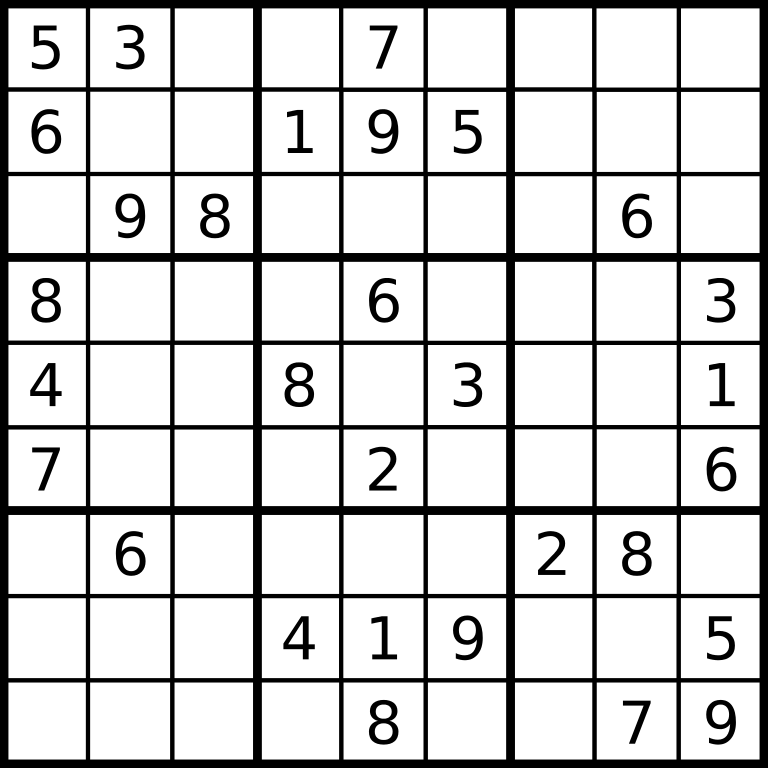
#> input picture img/test_sudokuboard.png, 768 x 768 px
$ python img_processor.py
#> lines starting #> are read from the running program, lines starting #| are printed output that depends on the picture; after the words box and inside, x2 and y2 are one past the last pixel; in counts of white or black regions, pixels touching at a corner belong together
import cv2.cv2 as cv2
import pytesseract

pytesseract.pytesseract.tesseract_cmd = r"C:\Program Files\Tesseract-OCR\tesseract.exe"
filename = 'img/test_sudokuboard.png'
img = cv2.imread(filename)
#> img is the input picture: shape (768, 768, 3); min 0, max 255, mean 209.4
print(img.shape)
#| (768, 768, 3)
#imgCropped = img[0:400, 0:200]

 # Need to convert cv2 values BGR to RGB for standard reading
gray = cv2.cvtColor(img, cv2.COLOR_BGR2GRAY)

edged = cv2.Canny(gray, 170, 200)
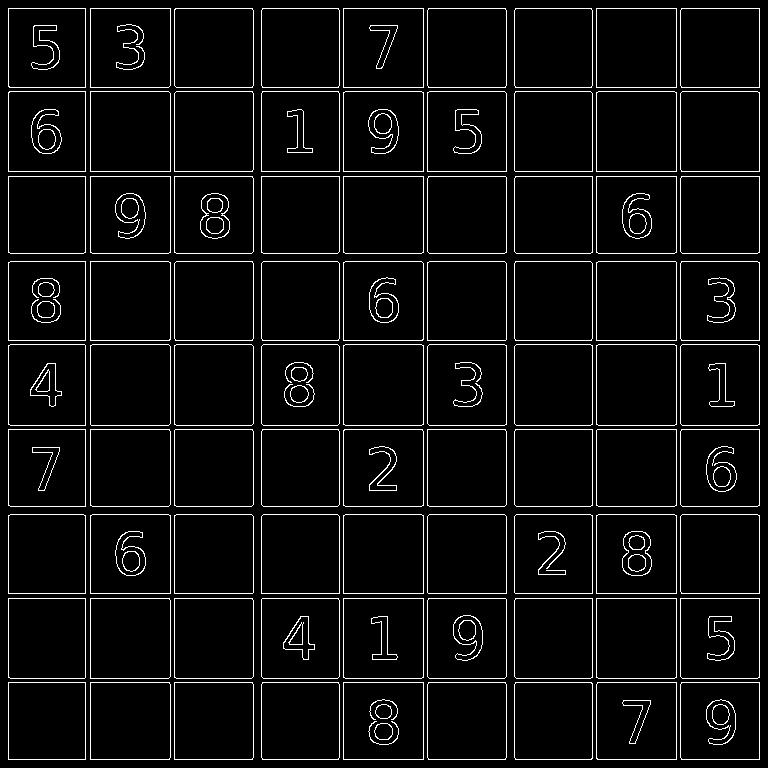
#> edged: shape (768, 768); 5.4% white in thin lines or dots
cv2.imshow("3 - Canny Edges", edged)
cv2.waitKey(0)

# Find contours based on Edges
cnts, new = cv2.findContours(edged.copy(), cv2.RETR_LIST, cv2.CHAIN_APPROX_SIMPLE)
#> cnts = 260 contours, 6 with area under 20; largest, box (x1, y1, x2, y2) and area: (596, 344, 677, 426) 6474, (343, 344, 424, 426) 6474, (90, 344, 171, 426) 6474, (90, 344, 171, 426) 6474, (596, 344, 677, 426) 6472; new = 260 rows, first 6: [1, -1, -1, -1], [2, 0, -1, -1], [3, 1, -1, -1], [4, 2, -1, -1], [5, 3, -1, -1], [6, 4, -1, -1]

# Create copy of original image to draw all contours
img1 = img.copy()
cv2.drawContours(img1, cnts, -1, (0,255,0), 3)
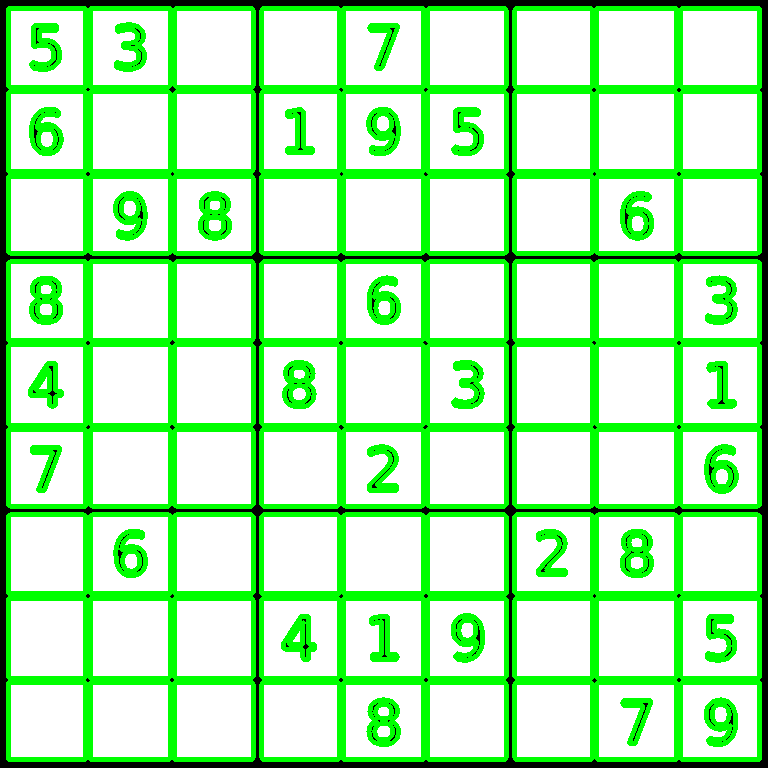
#> img1: shape (768, 768, 3); mean B, G, R 177.9, 241.8, 177.9
cv2.imshow("4- All Contours", img1)
cv2.waitKey(0)

#sort contours based on their area keeping minimum required area as '30' (anything smaller than this will not be considered)
cnts=sorted(cnts, key = cv2.contourArea, reverse = True)[:30]
#> cnts = 30 contours; largest, box (x1, y1, x2, y2) and area: (596, 344, 677, 426) 6474, (343, 344, 424, 426) 6474, (90, 344, 171, 426) 6474, (90, 344, 171, 426) 6474, (596, 344, 677, 426) 6472

for c in cnts:
    peri = cv2.arcLength(c, True)
#> this loop made 30 passes
#> peri on passes 1 to 12: 319.7, 319.7, 318.5, 317.9, 317.3, 317.3, 318.8, 318.8, 318.8, 318.8, 318.8, 318.2
#> (c, peri) on passes 25 to 26: ([[596, 8], [596, 87], [676, 87], [676, 8]], 318), ([[343, 8], [343, 87], [423, 87], [423, 8]], 318)


#> (the run stopped early here; a loop or call above may not have finished)
